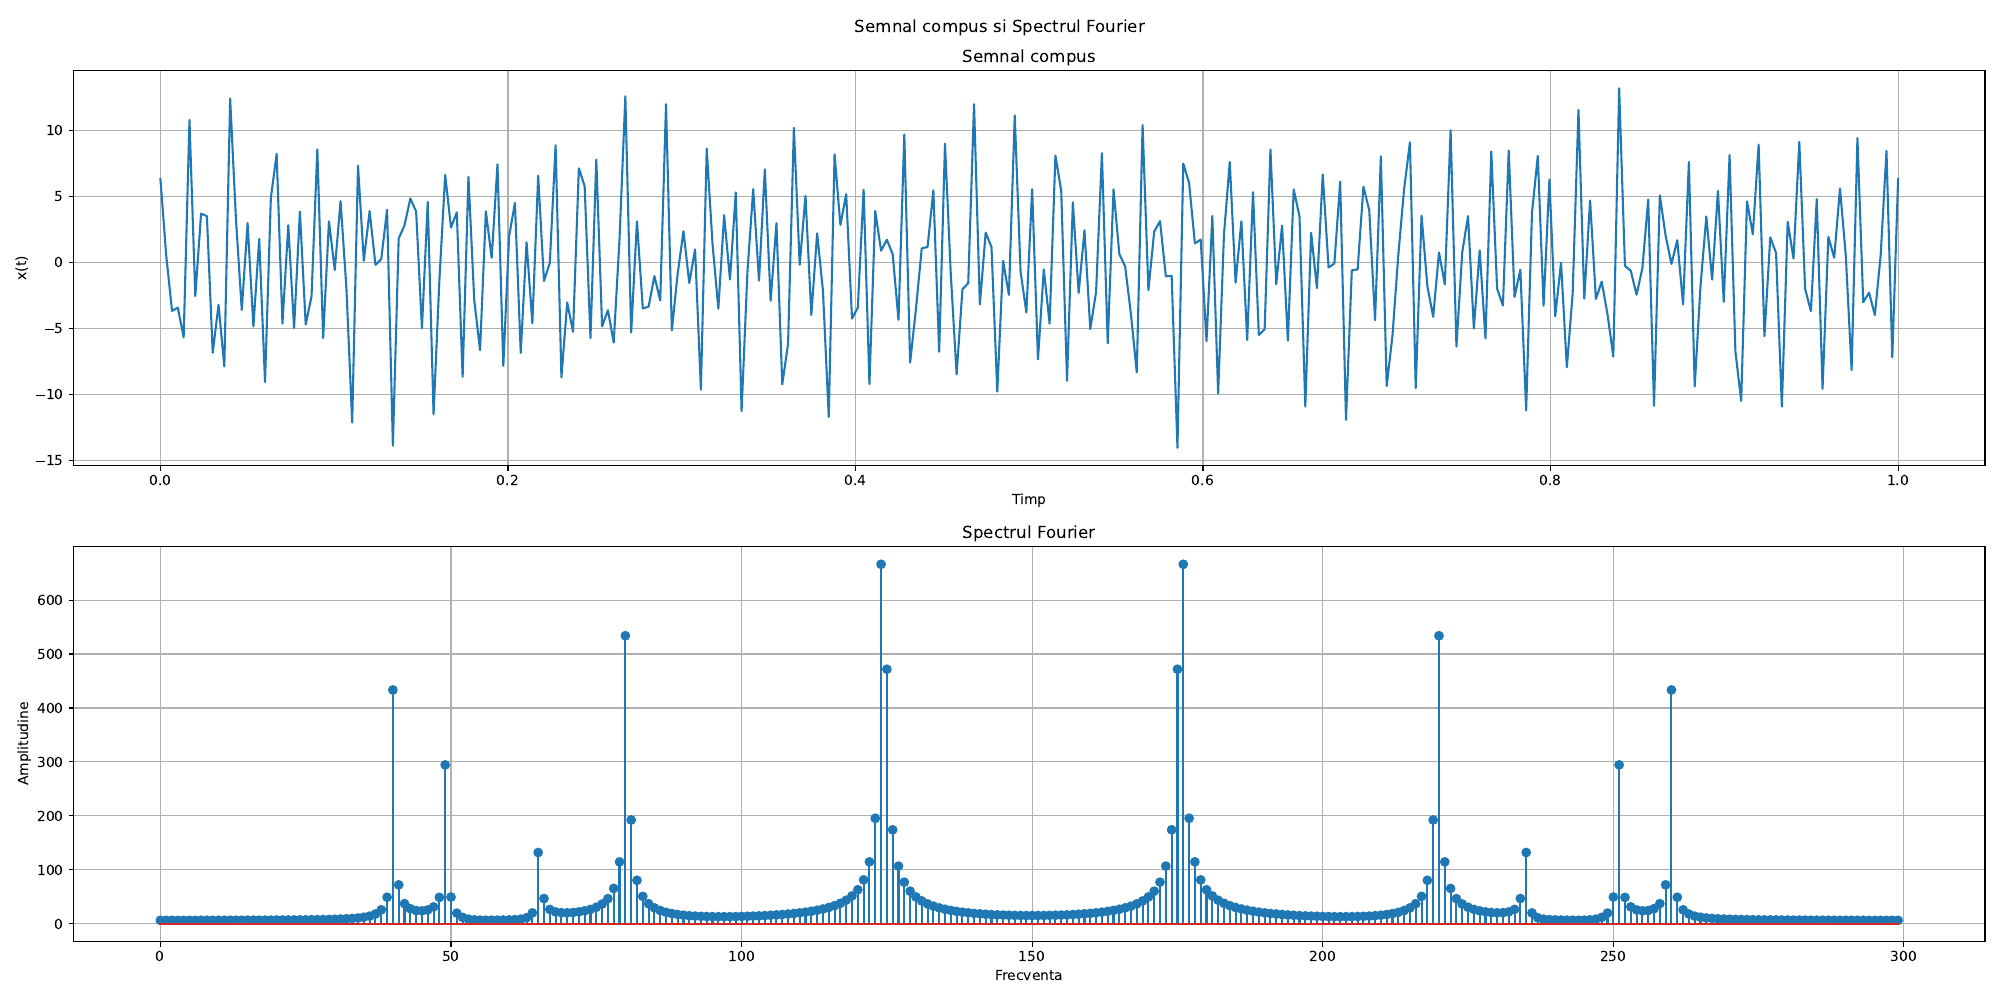

Write the Python code that produced this figure.
import numpy as np
import matplotlib.pyplot as plt
from IPython.core.pylabtools import figsize

pi = np.pi
e = np.e
n = 300

def fourier_mat(n):
    mat = np.ones([n,n], dtype=complex)
    for i in range(1,n):
        for j in range(1,n):
            w = e ** (-2 * pi * 1j * i * j/n)
            mat[i][j] = w
    return mat


def sinusoid(a,t,f,o):
    return a * np.sin(2 * pi * t * f + o)

t = np.linspace(0,1,300)
f1 = sinusoid(3,t,40,3)
f2 = sinusoid(4,t,80,0)
f3 = sinusoid(6,t,124,1)
f4 = sinusoid(1,t,234,5)
f5 = sinusoid(2,t,250,2)

f = f1 + f2 + f3 + f4 + f5

mat = fourier_mat(n)
x = mat @ f

fig, axs = plt.subplots(2,figsize = (20,10))
fig.suptitle('Semnal compus si Spectrul Fourier')

axs[0].plot(t,f)
axs[0].set(xlabel = 'Timp', ylabel = 'x(t)', title = 'Semnal compus')
axs[0].grid(True)

axs[1].stem(np.arange(0,300),np.abs(x[:300]))
axs[1].set(xlabel = 'Frecventa', ylabel = 'Amplitudine', title = 'Spectrul Fourier')
axs[1].grid(True)

plt.tight_layout()
plt.savefig('3.pdf')
plt.show()

